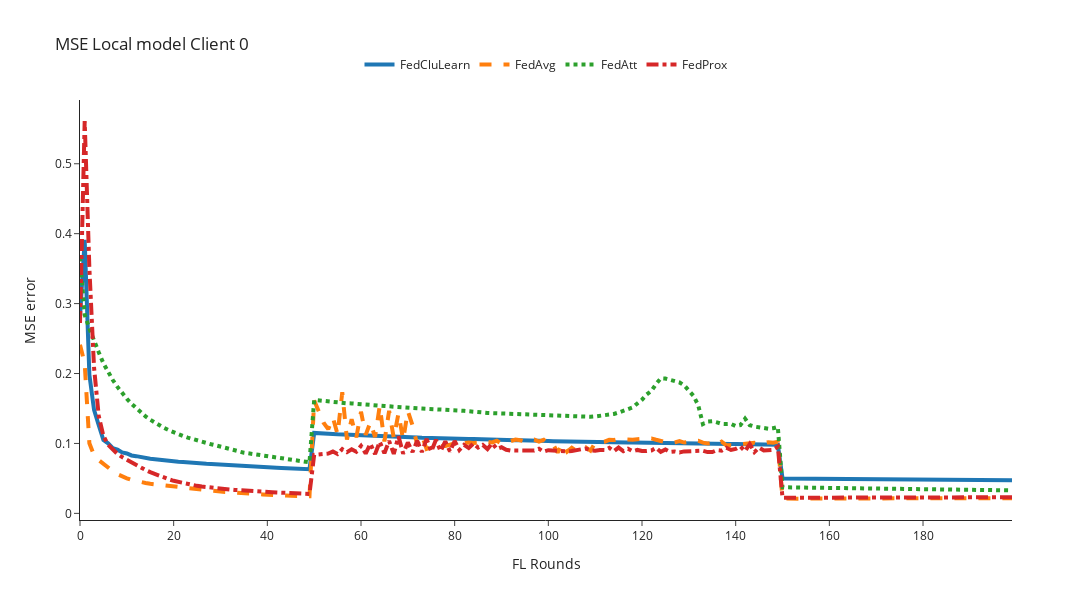
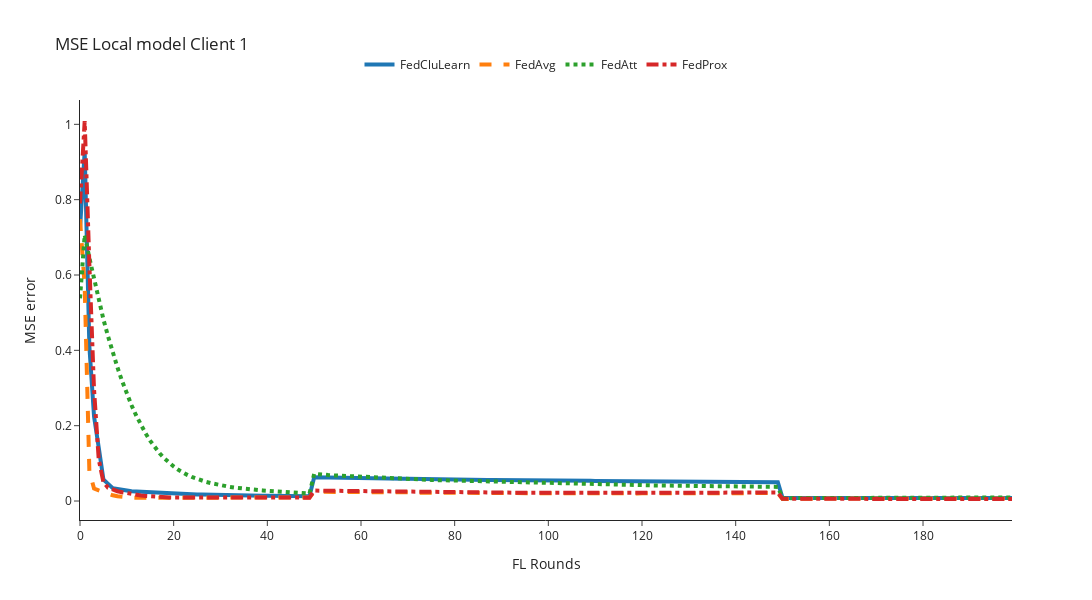
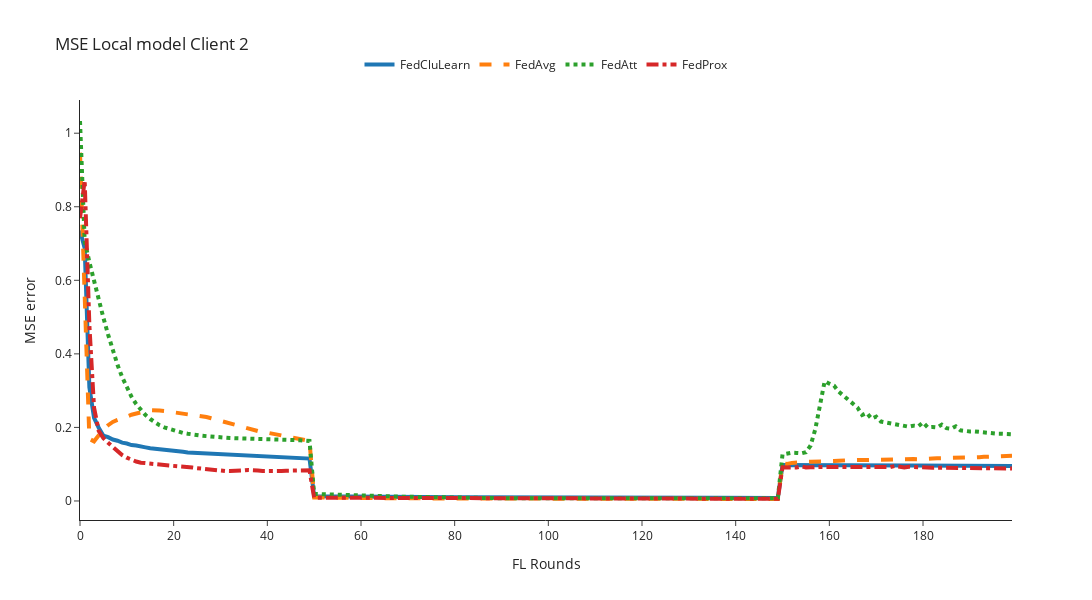

Notebook code cell kept with these figures, in order:
### Code cell
for client_id in [0,1,2]:
    n_rounds, y = preprocessing_results(filenames=local_filenames, client_id=client_id, mse_column='mse')
    plot_plotly(n_rounds, y, title=f'MSE Local model Client {client_id}', y_axis_title='MSE error')

### Figure 1 — Plotly figure (JSON) as saved in the notebook; plotly's stock layout.template omitted (floating-point values rounded to 4 significant figures; data arrays with more than 128 entries replaced by an {"elided": "..."} marker saying what was removed)
{"data": [{"line": {"dash": "solid", "width": 4}, "mode": "lines", "name": "FedCluLearn", "type": "scatter", "x": {"elided": "201 int values"}, "y": {"elided": "200 float values"}}, {"line": {"dash": "dash", "width": 4}, "mode": "lines", "name": "FedAvg", "type": "scatter", "x": {"elided": "201 int values"}, "y": {"elided": "200 float values"}}, {"line": {"dash": "dot", "width": 4}, "mode": "lines", "name": "FedAtt", "type": "scatter", "x": {"elided": "201 int values"}, "y": {"elided": "200 float values"}}, {"line": {"dash": "dashdot", "width": 4}, "mode": "lines", "name": "FedProx", "type": "scatter", "x": {"elided": "201 int values"}, "y": {"elided": "200 float values"}}], "layout": {"height": 600, "legend": {"orientation": "h", "x": 0.5, "xanchor": "center", "y": 1.05, "yanchor": "bottom"}, "title": {"text": "MSE Local model Client 0"}, "width": 1200, "xaxis": {"autorange": true, "range": [0, 199], "title": {"text": "FL Rounds"}, "type": "linear"}, "yaxis": {"autorange": true, "range": [-0.009478, 0.5912], "title": {"text": "MSE error"}, "type": "linear"}}}

### Figure 2 — Plotly figure (JSON) as saved in the notebook; plotly's stock layout.template omitted (floating-point values rounded to 4 significant figures; data arrays with more than 128 entries replaced by an {"elided": "..."} marker saying what was removed)
{"data": [{"line": {"dash": "solid", "width": 4}, "mode": "lines", "name": "FedCluLearn", "type": "scatter", "x": {"elided": "201 int values"}, "y": {"elided": "200 float values"}}, {"line": {"dash": "dash", "width": 4}, "mode": "lines", "name": "FedAvg", "type": "scatter", "x": {"elided": "201 int values"}, "y": {"elided": "200 float values"}}, {"line": {"dash": "dot", "width": 4}, "mode": "lines", "name": "FedAtt", "type": "scatter", "x": {"elided": "201 int values"}, "y": {"elided": "200 float values"}}, {"line": {"dash": "dashdot", "width": 4}, "mode": "lines", "name": "FedProx", "type": "scatter", "x": {"elided": "201 int values"}, "y": {"elided": "200 float values"}}], "layout": {"height": 600, "legend": {"orientation": "h", "x": 0.5, "xanchor": "center", "y": 1.05, "yanchor": "bottom"}, "title": {"text": "MSE Local model Client 1"}, "width": 1200, "xaxis": {"autorange": true, "range": [0, 199], "title": {"text": "FL Rounds"}, "type": "linear"}, "yaxis": {"autorange": true, "range": [-0.0504, 1.065], "title": {"text": "MSE error"}, "type": "linear"}}}

### Figure 3 — Plotly figure (JSON) as saved in the notebook; plotly's stock layout.template omitted (floating-point values rounded to 4 significant figures; data arrays with more than 128 entries replaced by an {"elided": "..."} marker saying what was removed)
{"data": [{"line": {"dash": "solid", "width": 4}, "mode": "lines", "name": "FedCluLearn", "type": "scatter", "x": {"elided": "201 int values"}, "y": {"elided": "200 float values"}}, {"line": {"dash": "dash", "width": 4}, "mode": "lines", "name": "FedAvg", "type": "scatter", "x": {"elided": "201 int values"}, "y": {"elided": "200 float values"}}, {"line": {"dash": "dot", "width": 4}, "mode": "lines", "name": "FedAtt", "type": "scatter", "x": {"elided": "201 int values"}, "y": {"elided": "200 float values"}}, {"line": {"dash": "dashdot", "width": 4}, "mode": "lines", "name": "FedProx", "type": "scatter", "x": {"elided": "201 int values"}, "y": {"elided": "200 float values"}}], "layout": {"height": 600, "legend": {"orientation": "h", "x": 0.5, "xanchor": "center", "y": 1.05, "yanchor": "bottom"}, "title": {"text": "MSE Local model Client 2"}, "width": 1200, "xaxis": {"autorange": true, "range": [0, 199], "title": {"text": "FL Rounds"}, "type": "linear"}, "yaxis": {"autorange": true, "range": [-0.05176, 1.09], "title": {"text": "MSE error"}, "type": "linear"}}}
